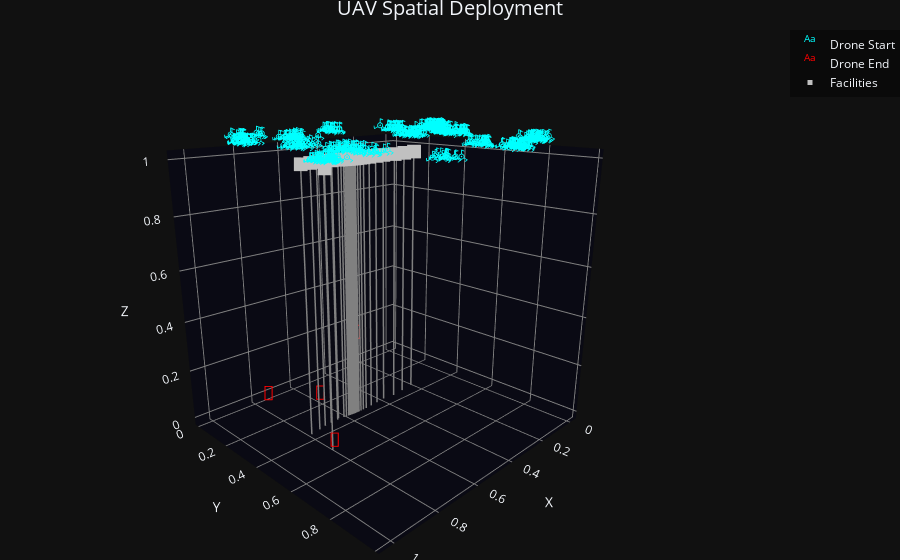

The cell this chart's notebook holds for it:
### Code cell
# plot_UAV_FLPO_3D(START_locs, END_locs, Y_arr[4])

### Figure 1 — Plotly figure (JSON) as saved in the notebook; plotly's stock layout.template omitted (floating-point values rounded to 4 significant figures; data arrays with more than 128 entries replaced by an {"elided": "..."} marker saying what was removed)
{"data": [{"mode": "text", "name": "Drone Start", "text": {"elided": "500 str values"}, "textfont": {"color": "cyan", "size": 16}, "type": "scatter3d", "x": {"elided": "500 float values"}, "y": {"elided": "500 float values"}, "z": {"elided": "500 float values"}}, {"mode": "text", "name": "Drone End", "text": {"elided": "500 str values"}, "textfont": {"color": "red", "size": 20}, "type": "scatter3d", "x": {"elided": "500 float values"}, "y": {"elided": "500 float values"}, "z": {"elided": "500 float values"}}, {"line": {"color": "gray", "width": 3}, "mode": "lines", "showlegend": false, "type": "scatter3d", "x": [0.5957, 0.5957], "y": [0.397, 0.397], "z": [0, 1]}, {"line": {"color": "gray", "width": 3}, "mode": "lines", "showlegend": false, "type": "scatter3d", "x": [0.3722, 0.3722], "y": [0.396, 0.396], "z": [0, 1]}, {"line": {"color": "gray", "width": 3}, "mode": "lines", "showlegend": false, "type": "scatter3d", "x": [0.5958, 0.5958], "y": [0.397, 0.397], "z": [0, 1]}, {"line": {"color": "gray", "width": 3}, "mode": "lines", "showlegend": false, "type": "scatter3d", "x": [0.5966, 0.5966], "y": [0.3957, 0.3957], "z": [0, 1]}, {"line": {"color": "gray", "width": 3}, "mode": "lines", "showlegend": false, "type": "scatter3d", "x": [0.5976, 0.5976], "y": [0.3965, 0.3965], "z": [0, 1]}, {"line": {"color": "gray", "width": 3}, "mode": "lines", "showlegend": false, "type": "scatter3d", "x": [0.4246, 0.4246], "y": [0.3886, 0.3886], "z": [0, 1]}, {"line": {"color": "gray", "width": 3}, "mode": "lines", "showlegend": false, "type": "scatter3d", "x": [0.5978, 0.5978], "y": [0.3965, 0.3965], "z": [0, 1]}, {"line": {"color": "gray", "width": 3}, "mode": "lines", "showlegend": false, "type": "scatter3d", "x": [0.7106, 0.7106], "y": [0.3896, 0.3896], "z": [0, 1]}, {"line": {"color": "gray", "width": 3}, "mode": "lines", "showlegend": false, "type": "scatter3d", "x": [0.5979, 0.5979], "y": [0.3967, 0.3967], "z": [0, 1]}, {"line": {"color": "gray", "width": 3}, "mode": "lines", "showlegend": false, "type": "scatter3d", "x": [0.5976, 0.5976], "y": [0.3966, 0.3966], "z": [0, 1]}, {"line": {"color": "gray", "width": 3}, "mode": "lines", "showlegend": false, "type": "scatter3d", "x": [0.6006, 0.6006], "y": [0.3965, 0.3965], "z": [0, 1]}, {"line": {"color": "gray", "width": 3}, "mode": "lines", "showlegend": false, "type": "scatter3d", "x": [0.7732, 0.7732], "y": [0.3965, 0.3965], "z": [0, 1]}, {"line": {"color": "gray", "width": 3}, "mode": "lines", "showlegend": false, "type": "scatter3d", "x": [0.5974, 0.5974], "y": [0.3961, 0.3961], "z": [0, 1]}, {"line": {"color": "gray", "width": 3}, "mode": "lines", "showlegend": false, "type": "scatter3d", "x": [0.5908, 0.5908], "y": [0.3972, 0.3972], "z": [0, 1]}, {"line": {"color": "gray", "width": 3}, "mode": "lines", "showlegend": false, "type": "scatter3d", "x": [0.5968, 0.5968], "y": [0.3961, 0.3961], "z": [0, 1]}, {"line": {"color": "gray", "width": 3}, "mode": "lines", "showlegend": false, "type": "scatter3d", "x": [0.6767, 0.6767], "y": [0.388, 0.388], "z": [0, 1]}, {"line": {"color": "gray", "width": 3}, "mode": "lines", "showlegend": false, "type": "scatter3d", "x": [0.5972, 0.5972], "y": [0.3969, 0.3969], "z": [0, 1]}, {"line": {"color": "gray", "width": 3}, "mode": "lines", "showlegend": false, "type": "scatter3d", "x": [0.5969, 0.5969], "y": [0.3962, 0.3962], "z": [0, 1]}, {"line": {"color": "gray", "width": 3}, "mode": "lines", "showlegend": false, "type": "scatter3d", "x": [0.5973, 0.5973], "y": [0.3968, 0.3968], "z": [0, 1]}, {"line": {"color": "gray", "width": 3}, "mode": "lines", "showlegend": false, "type": "scatter3d", "x": [0.5958, 0.5958], "y": [0.3961, 0.3961], "z": [0, 1]}, {"line": {"color": "gray", "width": 3}, "mode": "lines", "showlegend": false, "type": "scatter3d", "x": [0.5971, 0.5971], "y": [0.3962, 0.3962], "z": [0, 1]}, {"line": {"color": "gray", "width": 3}, "mode": "lines", "showlegend": false, "type": "scatter3d", "x": [0.597, 0.597], "y": [0.3958, 0.3958], "z": [0, 1]}, {"line": {"color": "gray", "width": 3}, "mode": "lines", "showlegend": false, "type": "scatter3d", "x": [0.5881, 0.5881], "y": [0.3973, 0.3973], "z": [0, 1]}, {"line": {"color": "gray", "width": 3}, "mode": "lines", "showlegend": false, "type": "scatter3d", "x": [0.5959, 0.5959], "y": [0.3959, 0.3959], "z": [0, 1]}, {"line": {"color": "gray", "width": 3}, "mode": "lines", "showlegend": false, "type": "scatter3d", "x": [0.5982, 0.5982], "y": [0.3966, 0.3966], "z": [0, 1]}, {"line": {"color": "gray", "width": 3}, "mode": "lines", "showlegend": false, "type": "scatter3d", "x": [0.5969, 0.5969], "y": [0.3958, 0.3958], "z": [0, 1]}, {"line": {"color": "gray", "width": 3}, "mode": "lines", "showlegend": false, "type": "scatter3d", "x": [0.7414, 0.7414], "y": [0.3905, 0.3905], "z": [0, 1]}, {"line": {"color": "gray", "width": 3}, "mode": "lines", "showlegend": false, "type": "scatter3d", "x": [0.3144, 0.3144], "y": [0.3904, 0.3904], "z": [0, 1]}, {"line": {"color": "gray", "width": 3}, "mode": "lines", "showlegend": false, "type": "scatter3d", "x": [0.597, 0.597], "y": [0.3961, 0.3961], "z": [0, 1]}, {"line": {"color": "gray", "width": 3}, "mode": "lines", "showlegend": false, "type": "scatter3d", "x": [0.5967, 0.5967], "y": [0.397, 0.397], "z": [0, 1]}, {"line": {"color": "gray", "width": 3}, "mode": "lines", "showlegend": false, "type": "scatter3d", "x": [0.5977, 0.5977], "y": [0.3968, 0.3968], "z": [0, 1]}, {"line": {"color": "gray", "width": 3}, "mode": "lines", "showlegend": false, "type": "scatter3d", "x": [0.5964, 0.5964], "y": [0.3969, 0.3969], "z": [0, 1]}, {"line": {"color": "gray", "width": 3}, "mode": "lines", "showlegend": false, "type": "scatter3d", "x": [0.5941, 0.5941], "y": [0.397, 0.397], "z": [0, 1]}, {"line": {"color": "gray", "width": 3}, "mode": "lines", "showlegend": false, "type": "scatter3d", "x": [0.5971, 0.5971], "y": [0.3969, 0.3969], "z": [0, 1]}, {"line": {"color": "gray", "width": 3}, "mode": "lines", "showlegend": false, "type": "scatter3d", "x": [0.5972, 0.5972], "y": [0.396, 0.396], "z": [0, 1]}, {"line": {"color": "gray", "width": 3}, "mode": "lines", "showlegend": false, "type": "scatter3d", "x": [0.6054, 0.6054], "y": [0.3959, 0.3959], "z": [0, 1]}, {"line": {"color": "gray", "width": 3}, "mode": "lines", "showlegend": false, "type": "scatter3d", "x": [0.5964, 0.5964], "y": [0.3957, 0.3957], "z": [0, 1]}, {"line": {"color": "gray", "width": 3}, "mode": "lines", "showlegend": false, "type": "scatter3d", "x": [0.5969, 0.5969], "y": [0.3962, 0.3962], "z": [0, 1]}, {"line": {"color": "gray", "width": 3}, "mode": "lines", "showlegend": false, "type": "scatter3d", "x": [0.5928, 0.5928], "y": [0.3971, 0.3971], "z": [0, 1]}, {"line": {"color": "gray", "width": 3}, "mode": "lines", "showlegend": false, "type": "scatter3d", "x": [0.6668, 0.6668], "y": [0.3816, 0.3816], "z": [0, 1]}, {"line": {"color": "gray", "width": 3}, "mode": "lines", "showlegend": false, "type": "scatter3d", "x": [0.595, 0.595], "y": [0.397, 0.397], "z": [0, 1]}, {"line": {"color": "gray", "width": 3}, "mode": "lines", "showlegend": false, "type": "scatter3d", "x": [0.5969, 0.5969], "y": [0.3965, 0.3965], "z": [0, 1]}, {"line": {"color": "gray", "width": 3}, "mode": "lines", "showlegend": false, "type": "scatter3d", "x": [0.8171, 0.8171], "y": [0.4027, 0.4027], "z": [0, 1]}, {"line": {"color": "gray", "width": 3}, "mode": "lines", "showlegend": false, "type": "scatter3d", "x": [0.5988, 0.5988], "y": [0.3966, 0.3966], "z": [0, 1]}, {"line": {"color": "gray", "width": 3}, "mode": "lines", "showlegend": false, "type": "scatter3d", "x": [0.5489, 0.5489], "y": [0.3981, 0.3981], "z": [0, 1]}, {"line": {"color": "gray", "width": 3}, "mode": "lines", "showlegend": false, "type": "scatter3d", "x": [0.5975, 0.5975], "y": [0.3962, 0.3962], "z": [0, 1]}, {"line": {"color": "gray", "width": 3}, "mode": "lines", "showlegend": false, "type": "scatter3d", "x": [0.5965, 0.5965], "y": [0.3957, 0.3957], "z": [0, 1]}, {"line": {"color": "gray", "width": 3}, "mode": "lines", "showlegend": false, "type": "scatter3d", "x": [0.6172, 0.6172], "y": [0.3945, 0.3945], "z": [0, 1]}, {"line": {"color": "gray", "width": 3}, "mode": "lines", "showlegend": false, "type": "scatter3d", "x": [0.5969, 0.5969], "y": [0.3969, 0.3969], "z": [0, 1]}, {"line": {"color": "gray", "width": 3}, "mode": "lines", "showlegend": false, "type": "scatter3d", "x": [0.5965, 0.5965], "y": [0.3963, 0.3963], "z": [0, 1]}, {"line": {"color": "gray", "width": 3}, "mode": "lines", "showlegend": false, "type": "scatter3d", "x": [0.5963, 0.5963], "y": [0.3956, 0.3956], "z": [0, 1]}, {"line": {"color": "gray", "width": 3}, "mode": "lines", "showlegend": false, "type": "scatter3d", "x": [0.4673, 0.4673], "y": [0.3931, 0.3931], "z": [0, 1]}, {"line": {"color": "gray", "width": 3}, "mode": "lines", "showlegend": false, "type": "scatter3d", "x": [0.5971, 0.5971], "y": [0.3959, 0.3959], "z": [0, 1]}, {"line": {"color": "gray", "width": 3}, "mode": "lines", "showlegend": false, "type": "scatter3d", "x": [0.5975, 0.5975], "y": [0.3965, 0.3965], "z": [0, 1]}, {"line": {"color": "gray", "width": 3}, "mode": "lines", "showlegend": false, "type": "scatter3d", "x": [0.5967, 0.5967], "y": [0.3958, 0.3958], "z": [0, 1]}, {"line": {"color": "gray", "width": 3}, "mode": "lines", "showlegend": false, "type": "scatter3d", "x": [0.5834, 0.5834], "y": [0.3975, 0.3975], "z": [0, 1]}, {"line": {"color": "gray", "width": 3}, "mode": "lines", "showlegend": false, "type": "scatter3d", "x": [0.6342, 0.6342], "y": [0.3921, 0.3921], "z": [0, 1]}, {"line": {"color": "gray", "width": 3}, "mode": "lines", "showlegend": false, "type": "scatter3d", "x": [0.5968, 0.5968], "y": [0.3957, 0.3957], "z": [0, 1]}, {"line": {"color": "gray", "width": 3}, "mode": "lines", "showlegend": false, "type": "scatter3d", "x": [0.597, 0.597], "y": [0.3963, 0.3963], "z": [0, 1]}, {"line": {"color": "gray", "width": 3}, "mode": "lines", "showlegend": false, "type": "scatter3d", "x": [0.5967, 0.5967], "y": [0.3964, 0.3964], "z": [0, 1]}, {"line": {"color": "gray", "width": 3}, "mode": "lines", "showlegend": false, "type": "scatter3d", "x": [0.597, 0.597], "y": [0.3969, 0.3969], "z": [0, 1]}, {"line": {"color": "gray", "width": 3}, "mode": "lines", "showlegend": false, "type": "scatter3d", "x": [0.5975, 0.5975], "y": [0.3968, 0.3968], "z": [0, 1]}, {"line": {"color": "gray", "width": 3}, "mode": "lines", "showlegend": false, "type": "scatter3d", "x": [0.6023, 0.6023], "y": [0.3962, 0.3962], "z": [0, 1]}, {"line": {"color": "gray", "width": 3}, "mode": "lines", "showlegend": false, "type": "scatter3d", "x": [0.597, 0.597], "y": [0.3966, 0.3966], "z": [0, 1]}, {"line": {"color": "gray", "width": 3}, "mode": "lines", "showlegend": false, "type": "scatter3d", "x": [0.2514, 0.2514], "y": [0.3827, 0.3827], "z": [0, 1]}, {"line": {"color": "gray", "width": 3}, "mode": "lines", "showlegend": false, "type": "scatter3d", "x": [0.596, 0.596], "y": [0.3957, 0.3957], "z": [0, 1]}, {"line": {"color": "gray", "width": 3}, "mode": "lines", "showlegend": false, "type": "scatter3d", "x": [0.5955, 0.5955], "y": [0.397, 0.397], "z": [0, 1]}, {"line": {"color": "gray", "width": 3}, "mode": "lines", "showlegend": false, "type": "scatter3d", "x": [0.8309, 0.8309], "y": [0.5407, 0.5407], "z": [0, 1]}, {"line": {"color": "gray", "width": 3}, "mode": "lines", "showlegend": false, "type": "scatter3d", "x": [0.596, 0.596], "y": [0.397, 0.397], "z": [0, 1]}, {"line": {"color": "gray", "width": 3}, "mode": "lines", "showlegend": false, "type": "scatter3d", "x": [0.5961, 0.5961], "y": [0.3969, 0.3969], "z": [0, 1]}, {"line": {"color": "gray", "width": 3}, "mode": "lines", "showlegend": false, "type": "scatter3d", "x": [0.5974, 0.5974], "y": [0.3968, 0.3968], "z": [0, 1]}, {"line": {"color": "gray", "width": 3}, "mode": "lines", "showlegend": false, "type": "scatter3d", "x": [0.5618, 0.5618], "y": [0.398, 0.398], "z": [0, 1]}, {"line": {"color": "gray", "width": 3}, "mode": "lines", "showlegend": false, "type": "scatter3d", "x": [0.5977, 0.5977], "y": [0.3963, 0.3963], "z": [0, 1]}, {"line": {"color": "gray", "width": 3}, "mode": "lines", "showlegend": false, "type": "scatter3d", "x": [0.5979, 0.5979], "y": [0.3967, 0.3967], "z": [0, 1]}, {"line": {"color": "gray", "width": 3}, "mode": "lines", "showlegend": false, "type": "scatter3d", "x": [0.6114, 0.6114], "y": [0.3953, 0.3953], "z": [0, 1]}, {"line": {"color": "gray", "width": 3}, "mode": "lines", "showlegend": false, "type": "scatter3d", "x": [0.6238, 0.6238], "y": [0.3937, 0.3937], "z": [0, 1]}, {"line": {"color": "gray", "width": 3}, "mode": "lines", "showlegend": false, "type": "scatter3d", "x": [0.5966, 0.5966], "y": [0.3961, 0.3961], "z": [0, 1]}, {"line": {"color": "gray", "width": 3}, "mode": "lines", "showlegend": false, "type": "scatter3d", "x": [0.5972, 0.5972], "y": [0.3969, 0.3969], "z": [0, 1]}, {"line": {"color": "gray", "width": 3}, "mode": "lines", "showlegend": false, "type": "scatter3d", "x": [0.5961, 0.5961], "y": [0.3957, 0.3957], "z": [0, 1]}, {"line": {"color": "gray", "width": 3}, "mode": "lines", "showlegend": false, "type": "scatter3d", "x": [0.5962, 0.5962], "y": [0.3956, 0.3956], "z": [0, 1]}, {"line": {"color": "gray", "width": 3}, "mode": "lines", "showlegend": false, "type": "scatter3d", "x": [0.5973, 0.5973], "y": [0.3968, 0.3968], "z": [0, 1]}, {"line": {"color": "gray", "width": 3}, "mode": "lines", "showlegend": false, "type": "scatter3d", "x": [0.503, 0.503], "y": [0.396, 0.396], "z": [0, 1]}, {"line": {"color": "gray", "width": 3}, "mode": "lines", "showlegend": false, "type": "scatter3d", "x": [0.5967, 0.5967], "y": [0.3958, 0.3958], "z": [0, 1]}, {"line": {"color": "gray", "width": 3}, "mode": "lines", "showlegend": false, "type": "scatter3d", "x": [0.5721, 0.5721], "y": [0.3979, 0.3979], "z": [0, 1]}, {"line": {"color": "gray", "width": 3}, "mode": "lines", "showlegend": false, "type": "scatter3d", "x": [0.6452, 0.6452], "y": [0.3896, 0.3896], "z": [0, 1]}, {"line": {"color": "gray", "width": 3}, "mode": "lines", "showlegend": false, "type": "scatter3d", "x": [0.6081, 0.6081], "y": [0.3957, 0.3957], "z": [0, 1]}, {"line": {"color": "gray", "width": 3}, "mode": "lines", "showlegend": false, "type": "scatter3d", "x": [0.596, 0.596], "y": [0.3966, 0.3966], "z": [0, 1]}, {"line": {"color": "gray", "width": 3}, "mode": "lines", "showlegend": false, "type": "scatter3d", "x": [0.5973, 0.5973], "y": [0.3968, 0.3968], "z": [0, 1]}, {"line": {"color": "gray", "width": 3}, "mode": "lines", "showlegend": false, "type": "scatter3d", "x": [0.5323, 0.5323], "y": [0.3975, 0.3975], "z": [0, 1]}, {"line": {"color": "gray", "width": 3}, "mode": "lines", "showlegend": false, "type": "scatter3d", "x": [0.5983, 0.5983], "y": [0.3967, 0.3967], "z": [0, 1]}, {"line": {"color": "gray", "width": 3}, "mode": "lines", "showlegend": false, "type": "scatter3d", "x": [0.5973, 0.5973], "y": [0.396, 0.396], "z": [0, 1]}, {"line": {"color": "gray", "width": 3}, "mode": "lines", "showlegend": false, "type": "scatter3d", "x": [0.6065, 0.6065], "y": [0.3959, 0.3959], "z": [0, 1]}, {"line": {"color": "gray", "width": 3}, "mode": "lines", "showlegend": false, "type": "scatter3d", "x": [0.5962, 0.5962], "y": [0.3965, 0.3965], "z": [0, 1]}, {"line": {"color": "gray", "width": 3}, "mode": "lines", "showlegend": false, "type": "scatter3d", "x": [0.578, 0.578], "y": [0.3976, 0.3976], "z": [0, 1]}, {"line": {"color": "gray", "width": 3}, "mode": "lines", "showlegend": false, "type": "scatter3d", "x": [0.5978, 0.5978], "y": [0.3968, 0.3968], "z": [0, 1]}, {"line": {"color": "gray", "width": 3}, "mode": "lines", "showlegend": false, "type": "scatter3d", "x": [0.5975, 0.5975], "y": [0.3965, 0.3965], "z": [0, 1]}, {"line": {"color": "gray", "width": 3}, "mode": "lines", "showlegend": false, "type": "scatter3d", "x": [0.5962, 0.5962], "y": [0.3956, 0.3956], "z": [0, 1]}, {"line": {"color": "gray", "width": 3}, "mode": "lines", "showlegend": false, "type": "scatter3d", "x": [0.5972, 0.5972], "y": [0.3965, 0.3965], "z": [0, 1]}, {"line": {"color": "gray", "width": 3}, "mode": "lines", "showlegend": false, "type": "scatter3d", "x": [0.598, 0.598], "y": [0.3967, 0.3967], "z": [0, 1]}, {"line": {"color": "gray", "width": 3}, "mode": "lines", "showlegend": false, "type": "scatter3d", "x": [0.5976, 0.5976], "y": [0.3968, 0.3968], "z": [0, 1]}, {"marker": {"color": "silver", "size": 5, "symbol": "square"}, "mode": "markers", "name": "Facilities", "type": "scatter3d", "x": [0.5957, 0.3722, 0.5958, 0.5966, 0.5976, 0.4246, 0.5978, 0.7106, 0.5979, 0.5976, 0.6006, 0.7732, 0.5974, 0.5908, 0.5968, 0.6767, 0.5972, 0.5969, 0.5973, 0.5958, 0.5971, 0.597, 0.5881, 0.5959, 0.5982, 0.5969, 0.7414, 0.3144, 0.597, 0.5967, 0.5977, 0.5964, 0.5941, 0.5971, 0.5972, 0.6054, 0.5964, 0.5969, 0.5928, 0.6668, 0.595, 0.5969, 0.8171, 0.5988, 0.5489, 0.5975, 0.5965, 0.6172, 0.5969, 0.5965, 0.5963, 0.4673, 0.5971, 0.5975, 0.5967, 0.5834, 0.6342, 0.5968, 0.597, 0.5967, 0.597, 0.5975, 0.6023, 0.597, 0.2514, 0.596, 0.5955, 0.8309, 0.596, 0.5961, 0.5974, 0.5618, 0.5977, 0.5979, 0.6114, 0.6238, 0.5966, 0.5972, 0.5961, 0.5962, 0.5973, 0.503, 0.5967, 0.5721, 0.6452, 0.6081, 0.596, 0.5973, 0.5323, 0.5983, 0.5973, 0.6065, 0.5962, 0.578, 0.5978, 0.5975, 0.5962, 0.5972, 0.598, 0.5976], "y": [0.397, 0.396, 0.397, 0.3957, 0.3965, 0.3886, 0.3965, 0.3896, 0.3967, 0.3966, 0.3965, 0.3965, 0.3961, 0.3972, 0.3961, 0.388, 0.3969, 0.3962, 0.3968, 0.3961, 0.3962, 0.3958, 0.3973, 0.3959, 0.3966, 0.3958, 0.3905, 0.3904, 0.3961, 0.397, 0.3968, 0.3969, 0.397, 0.3969, 0.396, 0.3959, 0.3957, 0.3962, 0.3971, 0.3816, 0.397, 0.3965, 0.4027, 0.3966, 0.3981, 0.3962, 0.3957, 0.3945, 0.3969, 0.3963, 0.3956, 0.3931, 0.3959, 0.3965, 0.3958, 0.3975, 0.3921, 0.3957, 0.3963, 0.3964, 0.3969, 0.3968, 0.3962, 0.3966, 0.3827, 0.3957, 0.397, 0.5407, 0.397, 0.3969, 0.3968, 0.398, 0.3963, 0.3967, 0.3953, 0.3937, 0.3961, 0.3969, 0.3957, 0.3956, 0.3968, 0.396, 0.3958, 0.3979, 0.3896, 0.3957, 0.3966, 0.3968, 0.3975, 0.3967, 0.396, 0.3959, 0.3965, 0.3976, 0.3968, 0.3965, 0.3956, 0.3965, 0.3967, 0.3968], "z": [1.0, 1.0, 1.0, 1.0, 1.0, 1.0, 1.0, 1.0, 1.0, 1.0, 1.0, 1.0, 1.0, 1.0, 1.0, 1.0, 1.0, 1.0, 1.0, 1.0, 1.0, 1.0, 1.0, 1.0, 1.0, 1.0, 1.0, 1.0, 1.0, 1.0, 1.0, 1.0, 1.0, 1.0, 1.0, 1.0, 1.0, 1.0, 1.0, 1.0, 1.0, 1.0, 1.0, 1.0, 1.0, 1.0, 1.0, 1.0, 1.0, 1.0, 1.0, 1.0, 1.0, 1.0, 1.0, 1.0, 1.0, 1.0, 1.0, 1.0, 1.0, 1.0, 1.0, 1.0, 1.0, 1.0, 1.0, 1.0, 1.0, 1.0, 1.0, 1.0, 1.0, 1.0, 1.0, 1.0, 1.0, 1.0, 1.0, 1.0, 1.0, 1.0, 1.0, 1.0, 1.0, 1.0, 1.0, 1.0, 1.0, 1.0, 1.0, 1.0, 1.0, 1.0, 1.0, 1.0, 1.0, 1.0, 1.0, 1.0]}], "layout": {"legend": {"bgcolor": "rgba(0,0,0,0.4)", "bordercolor": "white"}, "margin": {"b": 0, "l": 0, "r": 0, "t": 30}, "scene": {"aspectmode": "data", "camera": {"eye": {"x": 1.5, "y": 1.5, "z": 0.7}}, "xaxis": {"backgroundcolor": "rgb(10,10,20)", "gridcolor": "gray", "title": {"text": "X"}, "zerolinecolor": "gray"}, "yaxis": {"backgroundcolor": "rgb(10,10,20)", "gridcolor": "gray", "title": {"text": "Y"}, "zerolinecolor": "gray"}, "zaxis": {"backgroundcolor": "rgb(10,10,20)", "gridcolor": "gray", "title": {"text": "Z"}, "zerolinecolor": "gray"}}, "title": {"font": {"size": 20}, "text": "UAV Spatial Deployment", "x": 0.5}}}
